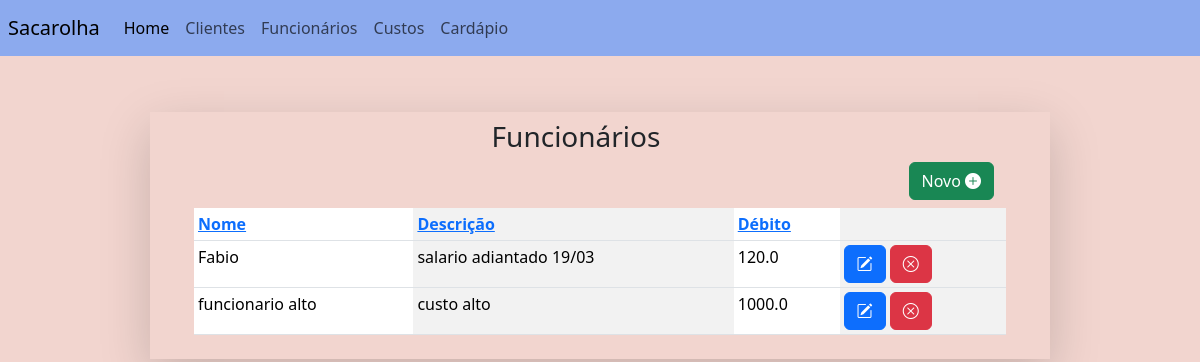
The page /funcionario_list (signed in) on the database as committed earlier.
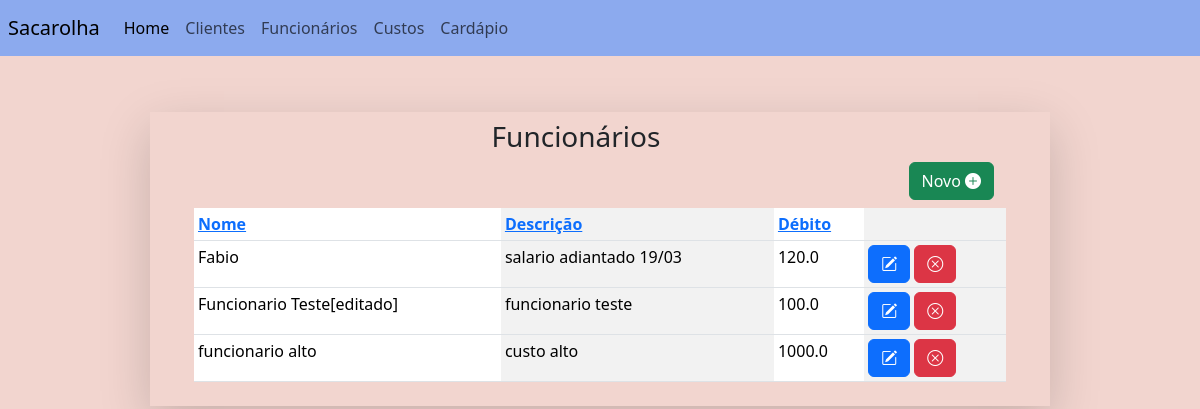
The same page on the database as committed later.
### main/models.py (models this page shows, shortened)
class RegistroFinanceiro(models.Model):
	category_list = [
		("cliente", "cliente"),
		("custo", "custo"),
		("funcionario", "funcionario"),
	]
	user = models.ForeignKey(User, on_delete=models.CASCADE, null=True)
	name = models.CharField(max_length = 200)
	description = models.CharField(max_length = 200, blank=True)
	value = models.FloatField(validators= [validate_positive])
	category = models.CharField(max_length = 200, choices = category_list)
	state = models.BooleanField(default=True)

### main/views.py (the view)
# urls.py: path('funcionario_list', views.FuncionarioListView.as_view(), name='funcionario_list'),
class FuncionarioListView(LoginRequiredMixin, ListView):
    login_url="login"
    template_name="main/funcionario/funcionario_list.html"
    model = RegistroFinanceiro
    def get_queryset(self):
        queryset = super().get_queryset().filter(category='funcionario')
        order = self.request.GET.get('order', 'asc')
        sort_by = self.request.GET.get('sort', 'name')
        if order == "desc":
            sort_by = f'-{sort_by}'
        queryset= queryset.order_by(sort_by)
        return queryset

### main/templates/main/funcionario/funcionario_list.html (shortened to what this page needs)
{%extends "base.html"%}
{%block navbar%}
{%include 'navbar.html'%}
{%endblock navbar%}
{%block content%}
<div align="right" class='pe-5' >
	<h3 align="center">Funcionários</h3>
<a class='btn btn-success h1' href={%url 'funcionario_create'%} method='GET'class='h3'>Novo					<i class="bi bi-plus-circle-fill"></i></a>
{%include "main/funcionario/funcionario_table.html"%}
</div>
{%endblock content%}

### main/templates/main/funcionario/funcionario_table.html
<div class='row ps-5 justify-content-center'>
<table class="table table-striped-columns table-sm">
<thead>
	<tr>
		<th>             <a href="?sort=name&order={% if request.GET.order == 'asc' %}desc{% else %}asc{% endif %}">
			Nome
		</a></th>
		<th>                <a href="?sort=description&order={% if request.GET.order == 'asc' %}desc{% else %}asc{% endif %}">
			Descrição
		</a></th>
		<th>                <a href="?sort=value&order={% if request.GET.order == 'asc' %}desc{% else %}asc{% endif %}">
			Débito
		</a></th>
		<th></th>
	</tr>
</thead>
<tbody>
	{%for object in object_list%}
		{%if object.category == "funcionario" and object.state == True%}
		<tr>
			<td scope="row">{{object.name}}</td>
			<td scope="row">{{object.description}}</td>
			<td scope="row">{{object.value}}</td>
			<td><a href="{%url 'funcionario_update' object.id%}" class='btn btn-primary'>
				<i class="bi bi-pencil-square"></i>
			</a>
			<a href="{%url 'funcionario_softdelete' object.id%}"class='btn btn-danger'>
				<i class="bi bi-x-circle"></i>
			</a>
			</td>
		</tr>
		{%endif%}
	{%endfor%}
</tbody>
</table>
</div>

Rows that differ between the two databases and show on the page:
added RegistroFinanceiro: name "Funcionario Teste[editado]", description "funcionario teste", value "100.0"
